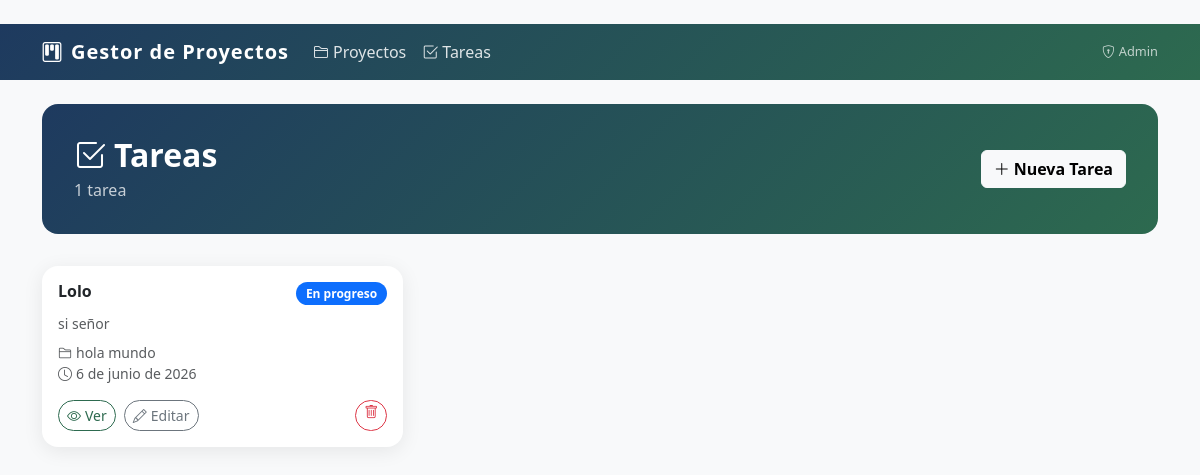
Page /tareas/ on the committed database.
### proyectos/models.py (models this page shows, shortened)
class Tarea(models.Model):
    PRIORIDAD_CHOICES = [
        ('baja',    'Baja'),
        ('media',   'Media'),
        ('alta',    'Alta'),
        ('urgente', 'Urgente'),
    ]
    ESTADO_CHOICES = [
        ('pendiente',   'Pendiente'),
        ('en_progreso', 'En progreso'),
        ('completada',  'Completada'),
        ('cancelada',   'Cancelada'),
    ]
    proyecto     = models.ForeignKey(Proyecto, on_delete=models.CASCADE,
                                     related_name='tareas', verbose_name='Proyecto')
    titulo       = models.CharField(max_length=200, verbose_name='Titulo')
    descripcion  = models.TextField(blank=True, verbose_name='Descripcion')
    prioridad    = models.CharField(max_length=10, choices=PRIORIDAD_CHOICES,
                                    default='media', verbose_name='Prioridad')
    estado       = models.CharField(max_length=15, choices=ESTADO_CHOICES,
                                    default='pendiente', verbose_name='Estado')
    fecha_limite = models.DateField(null=True, blank=True, verbose_name='Fecha limite')
    creado_en    = models.DateTimeField(auto_now_add=True)
    actualizado_en = models.DateTimeField(auto_now=True)
    class Meta:
        verbose_name        = 'Tarea'
        verbose_name_plural = 'Tareas'
        ordering            = ['prioridad', '-creado_en']

class Proyecto(models.Model):
    ESTADO_CHOICES = [
        ('activo',     'Activo'),
        ('pausado',    'Pausado'),
        ('completado', 'Completado'),
        ('cancelado',  'Cancelado'),
    ]
    nombre       = models.CharField(max_length=200, verbose_name='Nombre')
    descripcion  = models.TextField(blank=True, verbose_name='Descripcion')
    imagen       = models.ImageField(upload_to='proyectos/', blank=True, null=True,
                                     verbose_name='Imagen del proyecto')
    fecha_inicio = models.DateField(verbose_name='Fecha de inicio')
    fecha_fin    = models.DateField(null=True, blank=True, verbose_name='Fecha de fin')
    estado       = models.CharField(max_length=20, choices=ESTADO_CHOICES,
                                    default='activo', verbose_name='Estado')
    creado_en    = models.DateTimeField(auto_now_add=True)
    actualizado_en = models.DateTimeField(auto_now=True)
    class Meta:
        verbose_name        = 'Proyecto'
        verbose_name_plural = 'Proyectos'
        ordering            = ['-creado_en']
    def __str__(self):
        return self.nombre

### proyectos/views.py (the view)
# urls.py: path('tareas/',                views.tarea_lista,    name='tarea_lista'),
def tarea_lista(request):
    tareas = Tarea.objects.select_related('proyecto').all()
    return render(request, 'tarea_lista.html', {'tareas': tareas})

### templates/tarea_lista.html (shortened to what this page needs)
﻿{% extends 'base.html' %}
{% block content %}
<div class="page-header d-flex justify-content-between align-items-center">
  <div>
    <h2 class="fw-bold mb-1"><i class="bi bi-check2-square me-2"></i>Tareas</h2>
    <p class="mb-0 opacity-75">{{ tareas.count }} tarea{{ tareas.count|pluralize }}</p>
  </div>
  <a href="{% url 'tarea_crear' %}" class="btn btn-light fw-semibold"><i class="bi bi-plus-lg me-1"></i>Nueva Tarea</a>
</div>
{% if tareas %}
<div class="row g-3">
  {% for t in tareas %}
  <div class="col-md-6 col-lg-4">
    <div class="card h-100 p-3">
      <div class="d-flex justify-content-between align-items-start mb-2">
        <h6 class="fw-bold mb-0">{{ t.titulo }}</h6>
        <span class="badge {% if t.estado == 'completada' %}bg-success{% elif t.estado == 'en_progreso' %}bg-primary{% elif t.estado == 'cancelada' %}bg-danger{% else %}bg-secondary{% endif %}">{{ t.get_estado_display }}</span>
      </div>
      <p class="text-muted small mb-2">{{ t.descripcion|truncatewords:10 }}</p>
      <small class="text-muted"><i class="bi bi-folder2 me-1"></i>{{ t.proyecto }}</small>
      {% if t.fecha_limite %}<small class="text-muted d-block"><i class="bi bi-clock me-1"></i>{{ t.fecha_limite }}</small>{% endif %}
      <div class="mt-auto pt-3 d-flex gap-2">
        <a href="{% url 'tarea_detalle' t.pk %}" class="btn btn-outline-primary btn-sm"><i class="bi bi-eye me-1"></i>Ver</a>
        <a href="{% url 'tarea_editar' t.pk %}" class="btn btn-outline-secondary btn-sm"><i class="bi bi-pencil me-1"></i>Editar</a>
        <a href="{% url 'tarea_eliminar' t.pk %}" class="btn btn-outline-danger btn-sm ms-auto"><i class="bi bi-trash"></i></a>
      </div>
    </div>
  </div>
  {% endfor %}
</div>
{% else %}
<div class="text-center py-5">
  <i class="bi bi-inbox display-1 text-muted"></i>
  <p class="mt-3 text-muted">No hay tareas. <a href="{% url 'tarea_crear' %}" class="text-decoration-none fw-semibold">Crea la primera</a></p>
</div>
{% endif %}
{% endblock %}

### templates/base.html (style rules this page uses)
body { background: #f8f9fa; }
.card { border: none; border-radius: 16px; box-shadow: 0 4px 20px rgba(0,0,0,0.08); transition: transform .2s, box-shadow .2s; overflow: hidden; }
.badge { font-size: .75rem; padding: .45em .85em; border-radius: 50px; }
.btn-outline-primary { border-radius: 50px; border-color: #2d6a4f; color: #2d6a4f; }
.btn-outline-secondary { border-radius: 50px; }
.btn-outline-danger { border-radius: 50px; }
.page-header { background: linear-gradient(135deg, #1e3a5f, #2d6a4f); color: white; border-radius: 16px; padding: 2rem; margin-bottom: 2rem; }

### rows in the picture
Tarea: titulo "Lolo", estado "En progreso", descripcion "si señor", proyecto "hola mundo", fecha_limite "6 de junio de 2026"

### other values in the picture
{{ tareas.count }} "1"
